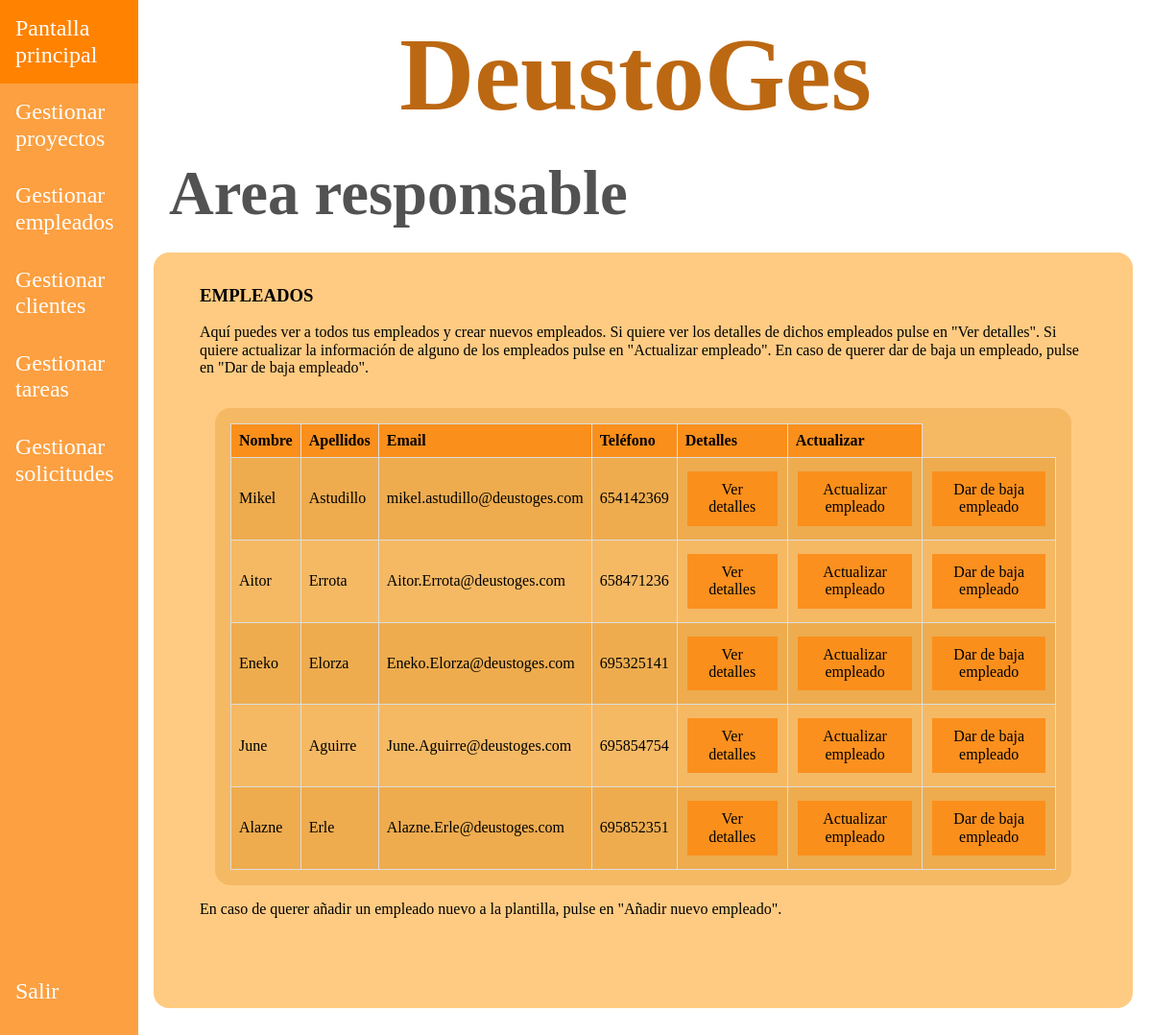
Screenshot of /appDeustoGes/responsables/1/empleados with the database file from the repository.
### appDeustoGes/models.py (models this page shows, shortened)
class Empleado(models.Model):
    dni = models.CharField(max_length=9)
    nombre = models.CharField(max_length=15)
    apellidos = models.CharField(max_length=40, default="")
    email = models.EmailField()
    telefono = models.PositiveIntegerField()
    responsable = models.BooleanField(default=False)
    created = models.DateTimeField(auto_now_add=True, blank=True, null=True)
    updated = models.DateTimeField(auto_now=True, blank=True, null=True)
    class Meta:
        verbose_name = "empleado"
        verbose_name_plural = "empleados"

### appDeustoGes/views.py (the view)
# urls.py: path('/responsables/<int:id_responsable>/empleados', views.gestion_empleados, name='gestion_empleados'),
def gestion_empleados(request, id_responsable):
    responsable = get_object_or_404(Empleado, id=id_responsable)
    empleados = Empleado.objects.all()
    return render(request, 'appDeustoGes/gestion_empleados.html',
                  {'responsable': responsable, 'empleados': empleados})

### templates/appDeustoGes/gestion_empleados.html (shortened to what this page needs)
{% extends 'base.html' %}
{% block css %}
    <link rel="stylesheet" href="/../static/css/normalize.css">
    <link rel="stylesheet" href="/../static/css/style.css">
{% endblock %}
{% block nav_header %}
    <nav class="barra-lateral">
        <ul class="listado-barra-lateral">
            <div>
                <li><a href="{% url 'pantalla_responsable' responsable.id %}">Pantalla principal</a></li>
                <li><a href="{% url 'proyectos_index' responsable.id %}">Gestionar proyectos</a></li>
                <li><a href="{% url 'gestion_empleados' responsable.id %}">Gestionar empleados</a></li>
                <li><a href="{% url 'gestion_clientes' responsable.id %}">Gestionar clientes</a></li>
                <li><a href="{% url 'gestion_tareas' responsable.id %}">Gestionar tareas</a></li>
                <li><a href="{% url 'gestion_solicitudes' responsable.id %}">Gestionar solicitudes</a></li>
            </div>
            <div>
                <li><a href="{% url 'pantalla_inicio' %}">Salir</a></li>
            </div>
        </ul>
    </nav>
{% endblock %}
{% block main_contenido %}
<h2>Area responsable</h2>
<div class="contenido">
    <div class="introduccion">
<h3>EMPLEADOS</h3>
    <p>Aquí puedes ver a todos tus empleados y crear nuevos empleados. Si quiere ver los detalles de dichos
            empleados pulse en "Ver detalles". Si quiere actualizar la información de alguno de los empleados pulse
            en "Actualizar empleado". En caso de querer dar de baja un empleado, pulse en "Dar de baja empleado".</p>
<div class="responsable-overflow">
<div class="contenido_interno">
            <table class="estilos-table">
                <thead>
                    <tr>
                        <th>Nombre</th>
                        <th>Apellidos</th>
                        <th>Email</th>
                        <th>Teléfono</th>
                        <th>Detalles</th>
                        <th>Actualizar</th>
                    </tr>
                </thead>
                <tbody>
                    {% for empleado in empleados %}
                        {% if empleado.responsable == 0 %}
                            <tr>
                                <td>{{ empleado.nombre }}</td>
                                <td>{{ empleado.apellidos }}</td>
                                <td>{{ empleado.email }}</td>
                                <td>{{ empleado.telefono }}</td>
                                <td><a class="añadir-button"
                                       href="{% url 'empleado_detail' responsable.id empleado.id %}">Ver detalles</a></td>
                                <td><a class="añadir-button"
                                       href="{% url 'empleado_update' responsable.id empleado.id %}">Actualizar empleado</a></td>
                                <td><a href="{% url 'delete_empleado' responsable.id empleado.id %}"
                                       class="añadir-button">Dar de baja empleado</a></td>
                            </tr>
                        {% endif %}
                    {% endfor %}
                </tbody>
            </table>
        </div>
    <p>En caso de querer añadir un empleado nuevo a la plantilla, pulse en "Añadir nuevo empleado".</p>
</div>
</div>
    </div>
{% endblock %}

### static/css/style.css (style rules this page uses)
html { box-sizing: border-box; }
*, *:before, *:after { box-sizing: inherit; }
a { text-decoration: none; color: black; }
ul { list-style: none; margin: 0; padding: 0; }
.flex { display: flex; flex-wrap: wrap; width: 100%; overflow-x: hidden; }
h2 { margin-block:0; padding-block: 1.5rem; margin-left: 2rem; font-size: 6vh; width: 100%; color: rgba(0, 0, 0, 0.678); }
.barra-lateral { width: 12vw; background-color: rgba(252, 140, 24, 0.82); height: 100vh; }
.listado-barra-lateral { display: grid; grid-template-rows: 93vh 7vh; }
.listado-barra-lateral a { font-size: 1.5rem; color: white; display: block; padding: 1rem; }
.contenido { padding: 1rem; margin-left: 1rem; width: 85vw; height: 73vh; background-color: rgba(255, 149, 0, 0.49); border-radius: 1rem; }
.responsable-overflow { height: 35rem; overflow: scroll; overflow-x: hidden; }
.introduccion { margin-inline: 2rem; }
.contenido_interno { margin-inline: 1rem; padding: 1rem; background-color: rgba(216, 136, 24, 0.27); margin-block: 1rem; border-radius: 1rem; }
.estilos-table { width: 100%; border-collapse: collapse; }
.estilos-table th { background-color: rgba(252, 140, 24, 0.91); border: 1px solid #dddddd; text-align: left; padding: 8px; }
.estilos-table td { border: 1px solid #dddddd; text-align: left; padding: 8px; }
.estilos-table tr:nth-child(odd) { background-color: rgba(216, 136, 24, 0.27); }
.estilos-table td a { text-decoration: none; color: black; }
.añadir-button { background-color: rgba(252, 140, 24, 0.91); text-align: center; border: none; color: white; padding: 10px 20px; text-decoration: none; display: inline-block; font-size: 16px; margin: 6px 2px; transition-duration: 0.4s; cursor: pointer; }

### rows the page displays
Empleado: nombre "Mikel", apellidos "Astudillo", email "mikel.astudillo@deustoges.com", telefono "654142369"
Empleado: nombre "Aitor", apellidos "Errota", email "Aitor.Errota@deustoges.com", telefono "658471236"
Empleado: nombre "Eneko", apellidos "Elorza", email "Eneko.Elorza@deustoges.com", telefono "695325141"
Empleado: nombre "June", apellidos "Aguirre", email "June.Aguirre@deustoges.com", telefono "695854754"
Empleado: nombre "Alazne", apellidos "Erle", email "Alazne.Erle@deustoges.com", telefono "695852351"
